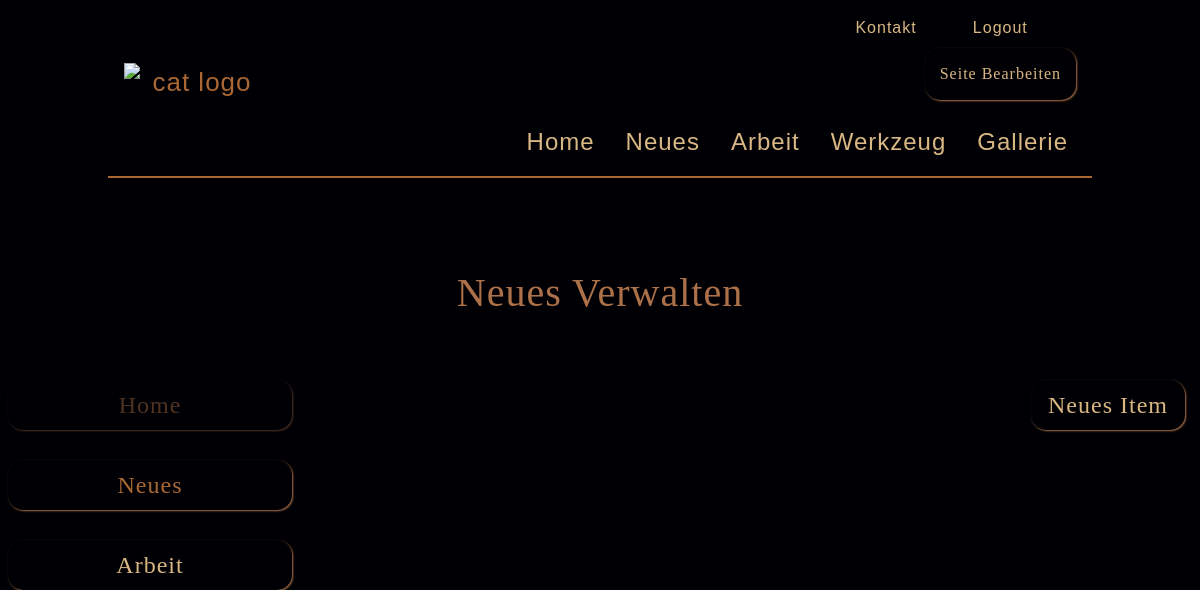
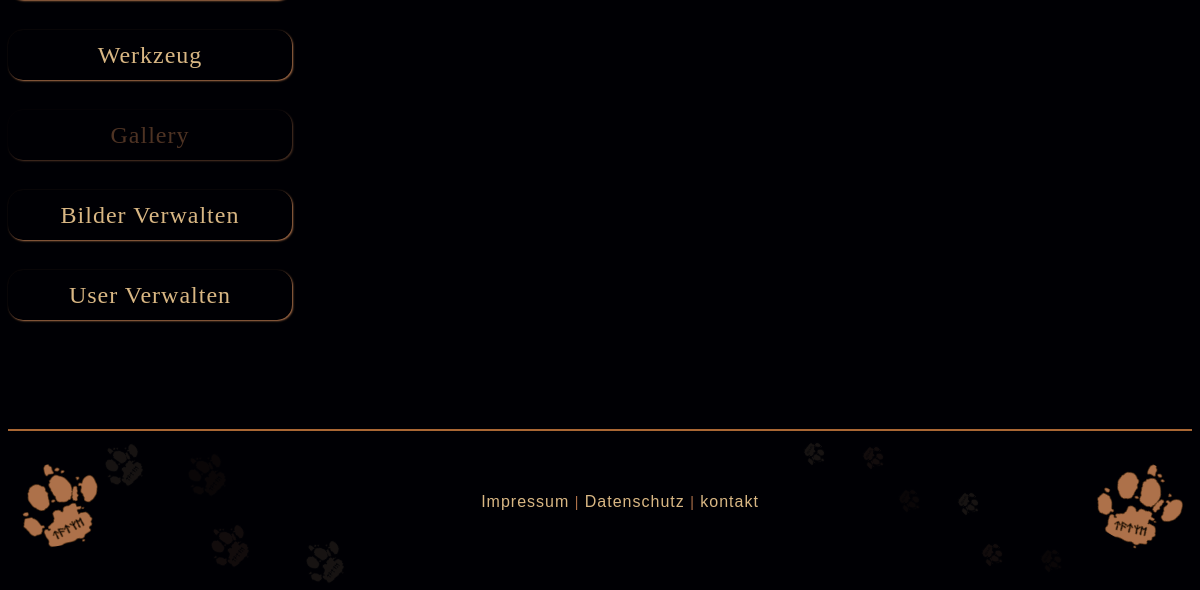
/index.php?p=admin&module=news&action=list (signed in), run on an earlier commit of the app's database (2 pictures, top to bottom).
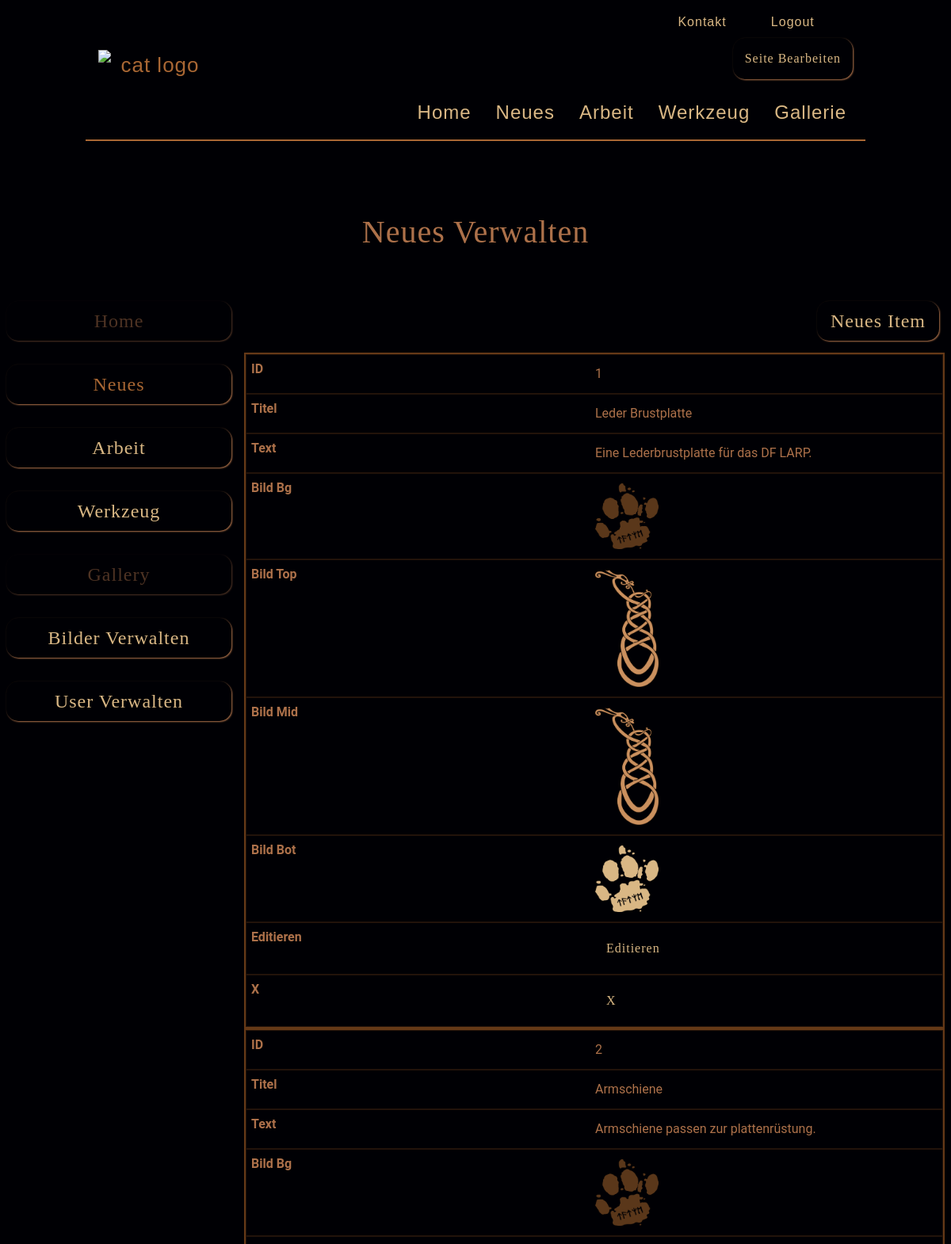
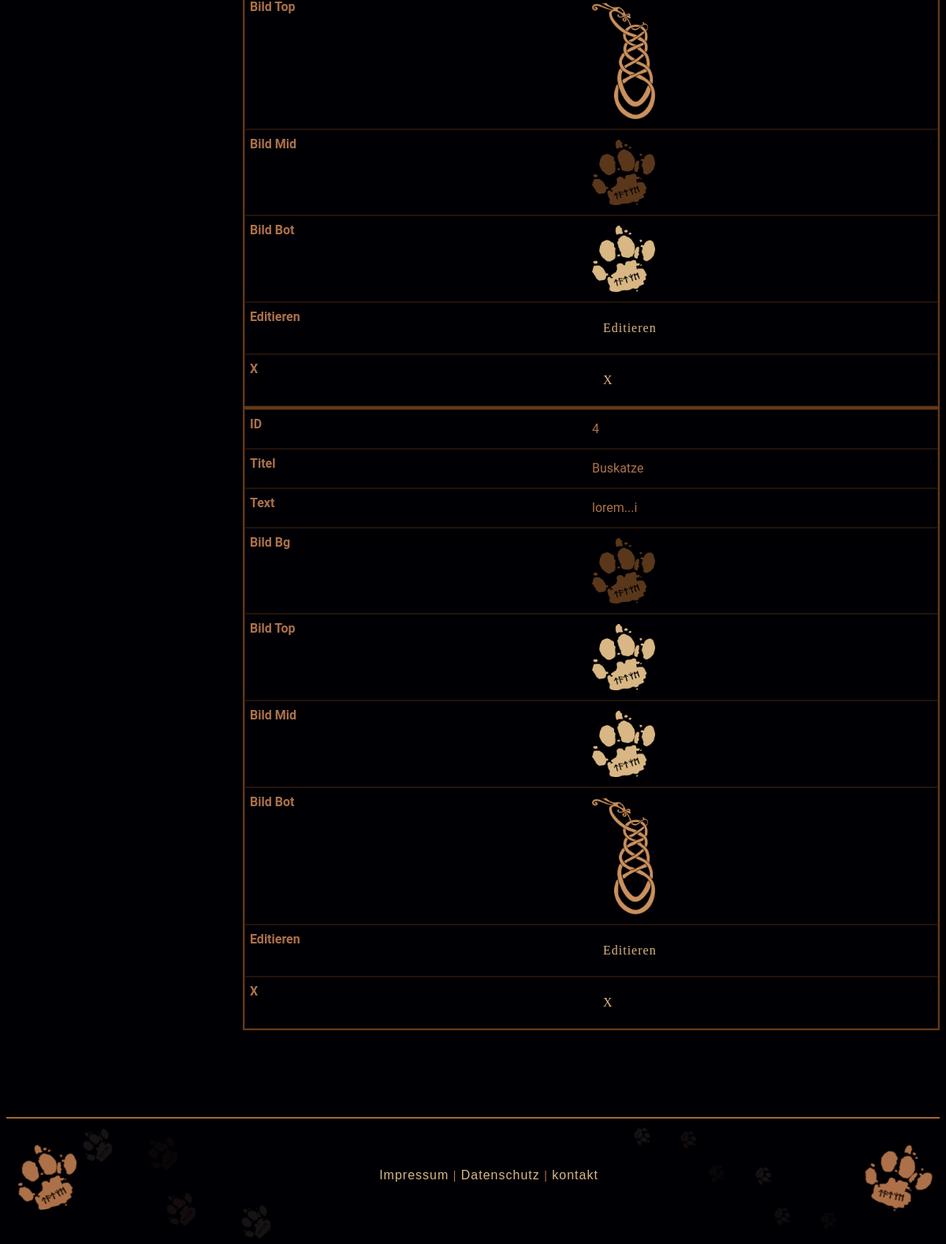
And on a later commit of the database (2 pictures, top to bottom).
### tables this page shows
CREATE TABLE `news` (
  `id` int(11) NOT NULL,
  `title` varchar(50) NOT NULL,
  `text` varchar(250) NOT NULL,
  `bg_image` int(150) NOT NULL,
  `top_image` int(150) NOT NULL,
  `mid_image` int(150) NOT NULL,
  `bot_image` int(150) NOT NULL
);

CREATE TABLE `image_folder` (
  `id` int(11) NOT NULL,
  `folder` varchar(250) NOT NULL
);

CREATE TABLE `images` (
  `id` int(11) NOT NULL,
  `alt` varchar(250) NOT NULL DEFAULT 'eine Abbildung',
  `filename` varchar(250) NOT NULL,
  `id_folder` int(11) NOT NULL
);

### web/index.php (called while the page is built, shortened)
<?php
require 'templates/layout.php';

### web/models/news.php (called while the page is built, shortened)
<?php
function getAllNews()
{
    global $db_connection;
    $res = mysqli_query($db_connection,"SELECT news.*,
            imgBg.alt AS altBg,
            imgTop.alt AS altTop,
            imgMid.alt AS altMid,
            imgBot.alt AS altBot,
            imgBg.filename AS filenameBg,
            imgTop.filename AS filenameTop,
            imgMid.filename AS filenameMid,
            imgBot.filename AS filenameBot,
            folderBg.folder AS folderBg,
            folderTop.folder AS folderTop,
            folderMid.folder AS folderMid,
            folderBot.folder AS folderBot
            FROM news,
            images AS imgBg,
            images AS imgTop,
            images AS imgMid,
            images AS imgBot,
            image_folder AS folderBg,
            image_folder AS folderTop,
            image_folder AS folderMid,
            image_folder AS folderBot
            WHERE news.bg_image = imgBg.id
            AND imgBg.id_folder = folderBg.id
            AND news.top_image = imgTop.id
            AND imgTop.id_folder = folderTop.id
            AND news.mid_image = imgMid.id
            AND imgMid.id_folder = folderMid.id
            AND news.bot_image = imgBot.id
            AND imgBot.id_folder = folderBot.id");
    $items = [];
    while ($row = mysqli_fetch_assoc($res)) {
        $items[] = $row;
    }
    return $items;
}

### web/controllers/admin/news.php (called while the page is built, shortened)
<?php
$available_actions = [
    'list',
    'new',
    'create',
    'edit',
    'update',
    'delete'
];
if (isset($_REQUEST['action']) && in_array($_REQUEST['action'], $available_actions)) {
    $action = $_REQUEST['action'];
} else {
}
if (isset($action)){
    switch ($action) {
        case 'list':
            $pageElement = listItems();
            break;
    }
}
function listItems()
{
    include('models/news.php');
    $items = getAllNews();
    return [
        'page' => 'templates/admin/lists/news.php',
        'items' => $items,
        'edit_link' => 'index.php?p=admin&module=news&action=edit&id=',
        'delete_link' => 'index.php?p=admin&module=news&action=delete&id=',
    ];
}

### web/templates/admin/lists/news.php (the view, shortened to what this page needs)
<div class="row justify-content-end">
        <button class="btn btn_1 btn_send btn_table"><a href="<?php print 'index.php?p=admin&module=news&action=new'; ?>">Neues Item</a></button>
</div>
<div class="row">
    <div class="col table-responsive" id="no-more-tables">
        <table class="table table-bordered table-striped table-condensed">
            <tbody>
                <?php foreach($pageElement['items'] as $item){ ?>
                    <tr>
                        <td data-title="ID"><?php print $item['id']; ?></td>
                        <td data-title="Titel"><?php print $item['title']; ?></td>
                        <td data-title="Text"><?php print $item['text']; ?></td>
                        <td data-title="Bild Bg"><img src="img/<?php print $item['folderBg']; ?>/<?php print $item['filenameBg']; ?>" alt="<?php print $item['altBg']; ?>" class="table_img"></td>
                        <td data-title="Bild Top"><img src="img/<?php print $item['folderTop']; ?>/<?php print $item['filenameTop']; ?>" alt="<?php print $item['altTop']; ?>" class="table_img"></td>
                        <td data-title="Bild Mid"><img src="img/<?php print $item['folderMid']; ?>/<?php print $item['filenameMid']; ?>" alt="<?php print $item['altMid']; ?>" class="table_img"></td>
                        <td data-title="Bild Bot"><img src="img/<?php print $item['folderBot']; ?>/<?php print $item['filenameBot']; ?>" alt="<?php print $item['altBot']; ?>" class="table_img"></td>
                        <td data-title="Editieren"><button class="btn"><a href="<?php print $pageElement['edit_link'] . $item['id']; ?>">Editieren</a></button></td>
                        <td data-title="X"><button class="btn"><a href="<?php print $pageElement['delete_link'] . $item['id']; ?>">X</a></button></td>
                    </tr>
                <?php } ?>
            </tbody>
        </table>
    </div>
</div>

What changed in the data, as far as the page shows it:
added news: id "1", title "Leder Brustplatte", text "Eine Lederbrustplatte für das DF LARP.", bg_image.filename (picture), mid_image.filename (picture), bot_image.filename (picture)
added news: id "2", title "Armschiene", text "Armschiene passen zur plattenrüstung.", bg_image.filename (picture), top_image.filename (picture), bot_image.filename (picture)
added news: id "4", title "Buskatze", text "lorem...i", bg_image.filename (picture), mid_image.filename (picture), bot_image.filename (picture)
